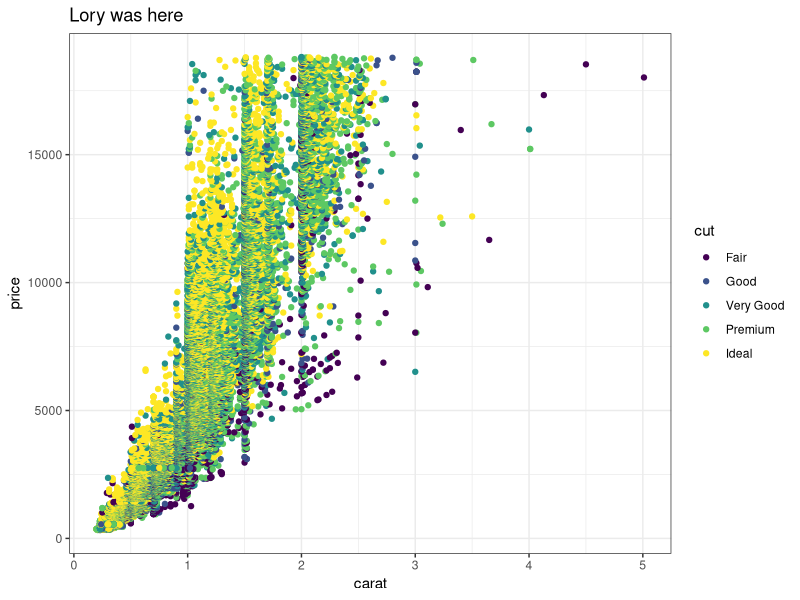
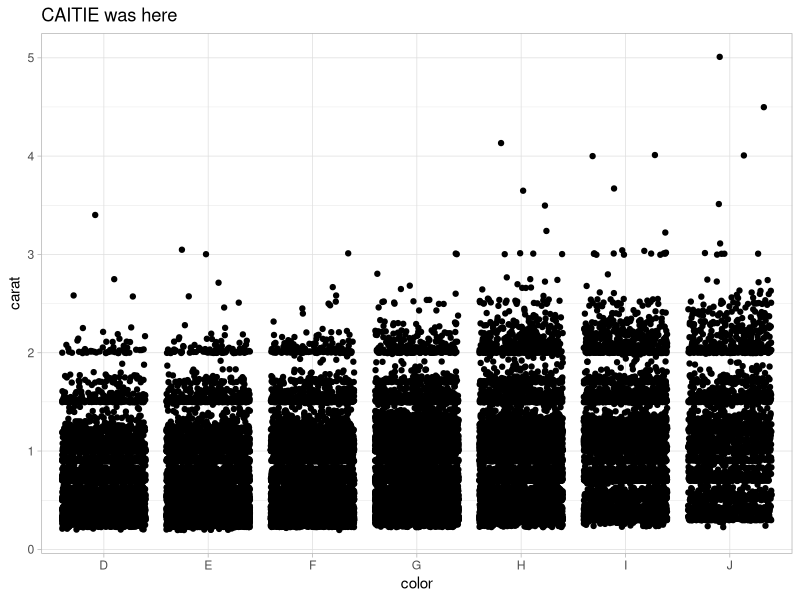
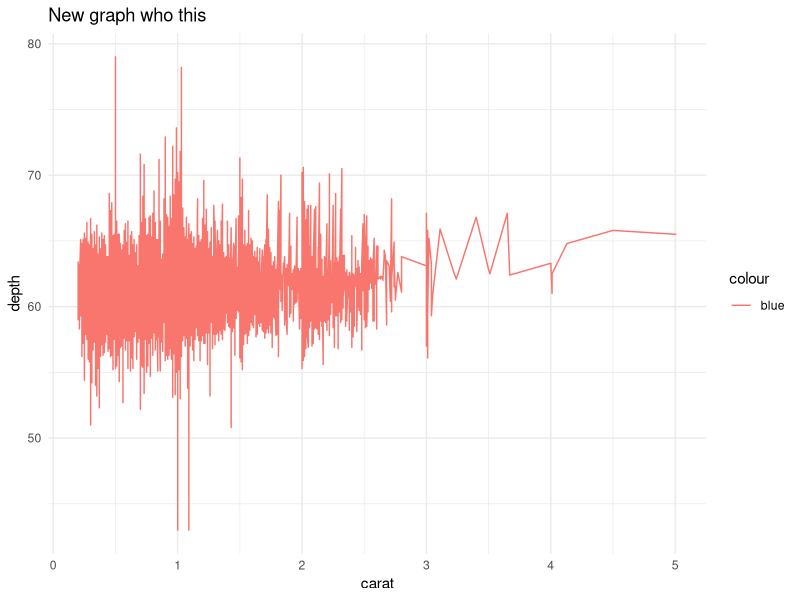
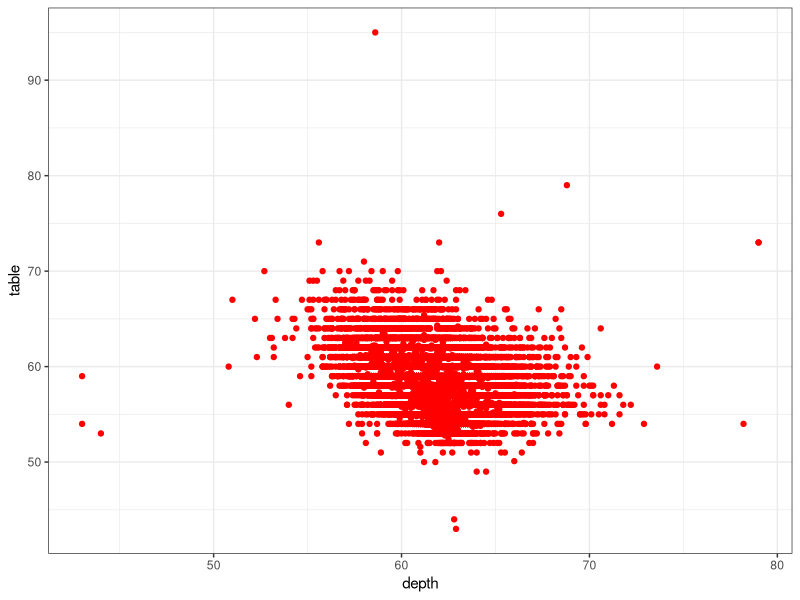

Source code (R) for these figures, in order:
## ---- chunk 1
knitr::opts_chunk$set(echo = TRUE)
library(tidyverse)
## ---- chunk 2
# Partner 1: 
# Run the code below to see the original graph
# Change the code below to make the point color change based on 'cut', and update the theme to theme_bw(). Update the title to include your first name. 

ggplot(data = diamonds, aes(x = carat, y = price, color = cut)) +
  geom_point() +
  theme_bw() +
  labs(title = "Lory was here")
## ---- chunk 3
# Partner 2: 
# Run the code below to see the original graph
# Change the code below to make the geom a geom_jitter, and update the theme to theme_light. Update the title to include your first name. 

ggplot(data = diamonds, aes(x = color, y = carat)) +
  geom_jitter() +
  theme_light() +
  labs(title = "CAITIE was here")
## ---- chunk 4
ggplot(data = diamonds, aes(x = carat, y = depth)) +
  geom_line(aes(colour = "blue")) +
  theme_minimal() +
  labs(title = "New graph who this")
diamonds2 <- diamonds %>% 
  select(cut)

diamonds3 <- diamonds %>% 
  select(carat)
# etc etc changes :)


## ---- chunk 5
ggplot(data = diamonds, aes(x = depth, y = table)) +
  geom_point(color = "red") +
  theme_bw()
